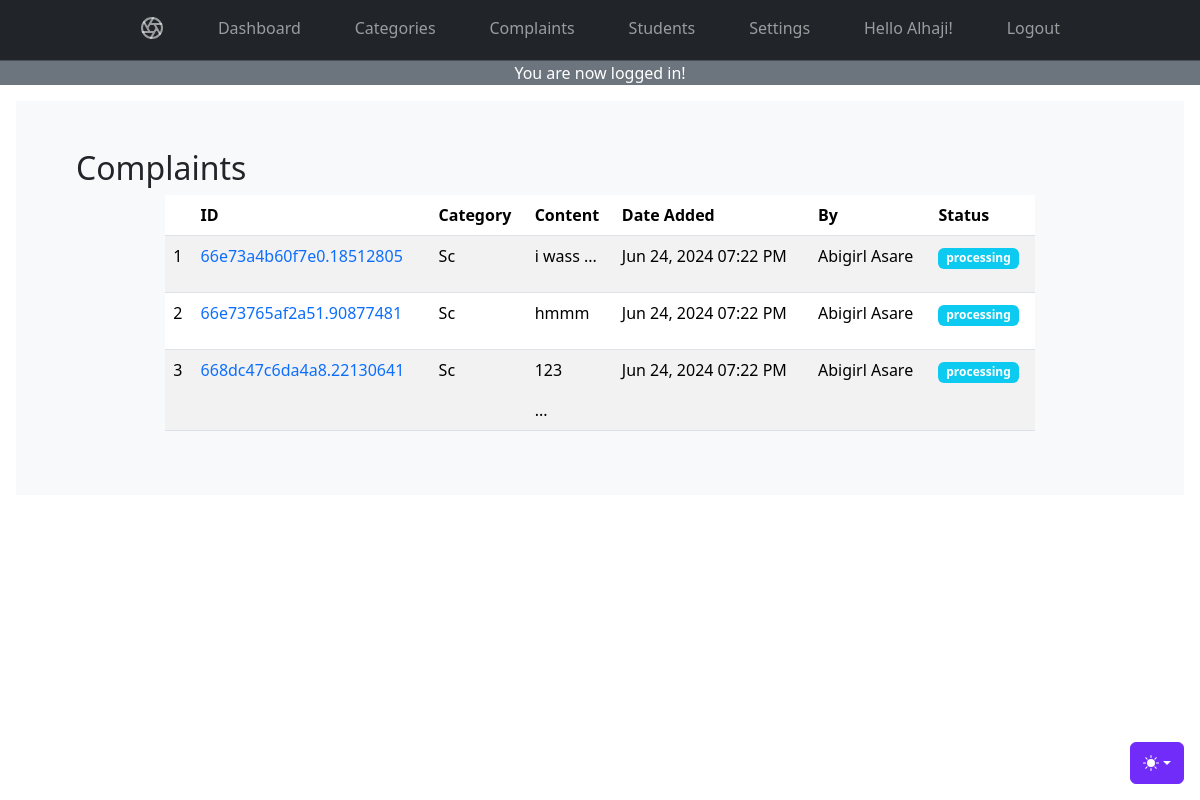
The page /admin/complaints_old.php (signed in) on the database its author committed.
### tables this page shows
CREATE TABLE `complaints` (
  `id` int(11) NOT NULL,
  `complaint_id` varchar(200) DEFAULT NULL,
  `student_id` varchar(200) DEFAULT NULL,
  `category_id` int(11) DEFAULT NULL,
  `complaint_document` text DEFAULT NULL,
  `complaint_message` text NOT NULL,
  `complaint_comment` text DEFAULT NULL,
  `admin_comment` text NOT NULL,
  `complaint_date` date DEFAULT NULL,
  `complaint_status` tinyint(4) NOT NULL DEFAULT 0,
  `createdAt` timestamp NOT NULL DEFAULT current_timestamp(),
  `updatedAt` datetime DEFAULT NULL ON UPDATE current_timestamp(),
  `trash` tinyint(1) NOT NULL DEFAULT 0
);

CREATE TABLE `categories` (
  `id` bigint(20) NOT NULL,
  `category` varchar(255) DEFAULT NULL,
  `createdAt` timestamp NOT NULL DEFAULT current_timestamp(),
  `updatedAt` datetime DEFAULT NULL ON UPDATE current_timestamp()
);

CREATE TABLE `students` (
  `id` int(11) NOT NULL,
  `student_id` varchar(200) DEFAULT NULL,
  `fullname` varchar(200) DEFAULT NULL,
  `email` varchar(200) DEFAULT NULL,
  `level` int(11) DEFAULT NULL,
  `password` varchar(200) NOT NULL,
  `createdAt` timestamp NOT NULL DEFAULT current_timestamp(),
  `updatedAt` datetime DEFAULT NULL ON UPDATE current_timestamp(),
  `status` enum('student','admin') DEFAULT NULL,
  `trash` tinyint(1) NOT NULL DEFAULT 0
);

### helpers/helpers.php (called while the page is built, shortened)
<?php
function pretty_date($date){
	return date("M d, Y h:i A", strtotime($date));
}

### admin/complaints_old.php (the view, shortened to what this page needs)
<?php
    require_once ("../db_connection/conn.php");
    $sql = "
        SELECT *, complaints.id AS cid FROM complaints
        INNER JOIN categories
        ON categories.id = complaints.category_id
        INNER JOIN students
        ON students.id = complaints.student_id
        WHERE complaints.trash = 0
        ORDER BY complaints.createdAt DESC
    ";
    $statement = $conn->prepare($sql);
    $statement->execute();
    $result = $statement->fetchAll();
?>
<!DOCTYPE html>
<html lang="en" data-bs-theme="auto">
  <head>
    <link href="<?= PROOT; ?>dist/css/bootstrap.min.css" rel="stylesheet">
</head>
<body>
    <div class="dropdown position-fixed bottom-0 end-0 mb-3 me-3 bd-mode-toggle">
        <button class="btn btn-bd-primary py-2 dropdown-toggle d-flex align-items-center"
            id="bd-theme"
            type="button"
            aria-expanded="false"
            data-bs-toggle="dropdown"
            aria-label="Toggle theme (auto)">
            <svg class="bi my-1 theme-icon-active" width="1em" height="1em"><use href="#circle-half"></use></svg>
        </button>
    </div>
    <nav class="navbar navbar-expand-md bg-dark sticky-top border-bottom" data-bs-theme="dark">
        <div class="container">
            <div class="offcanvas offcanvas-end" tabindex="-1" id="offcanvas" aria-labelledby="offcanvasLabel">
                <div class="offcanvas-body">
                    <ul class="navbar-nav flex-grow-1 justify-content-between">
                        <li class="nav-item">
                            <a class="nav-link" href="#">
                                <svg class="bi" width="24" height="24"><use xlink:href="#aperture"/></svg>
                            </a>
                        </li>
                        <li class="nav-item"><a class="nav-link" href="index">Dashboard</a></li>
                        <li class="nav-item"><a class="nav-link" href="categories">Categories</a></li>
                        <li class="nav-item"><a class="nav-link" href="complaints">Complaints</a></li>
                        <li class="nav-item"><a class="nav-link" href="students">Students</a></li>
                        <li class="nav-item"><a class="nav-link" href="settings">Settings</a></li>
                        <li class="nav-item"><a class="nav-link" href="profile">Hello <?= $admin_data['first']; ?>!</a></li>
                        <li class="nav-item">
                            <a class="nav-link" href="logout">
                                Logout
                            </a>
                        </li>
                    </ul>
                </div>
            </div>
        </div>
    </nav>
    <main>
        <span><?= $flash; ?></span>
        <div class="row justify-content-center position-relative overflow-hidden p-3 p-md-5 m-md-3 bg-body-tertiary">
            <?php
                if (isset($_GET['view']) && !empty($_GET['view'])):
                    $view_id = (int)$_GET['view'];
                    $view = "
                        SELECT *, complaints.id AS cid FROM complaints
                        INNER JOIN categories
                        ON categories.id = complaints.category_id
                        INNER JOIN students
                        ON students.id = complaints.student_id
                        WHERE complaints.id = ?
                        LIMIT 1
                    ";
                    $statement = $conn->prepare($view);
                    $statement->execute([$view_id]);
                    $row_view = $statement->fetchAll();
                    $count_view = $statement->rowCount();
                    if ($count_view > 0) {
                        $conn->query("UPDATE complaints SET complaint_status = 1 WHERE id = $view_id");
                        $status = "new";
                        $status_bg = "warning";
                        if ($row_view[0]['complaint_status'] == 1) {
                            $status = "processing";
                            $status_bg = "info";
                        } else if ($row_view[0]['complaint_status'] == 2) {
                            $status = "Done";
                            $status_bg = "success";
                        }
                ?>
                    <h1 class="h2">View a complaint on <?= $row_view[0]['complaint_id']; ?></h1>
                    <a href="complaints" class=""><< go back</a>
                    <div class="card">
                        <div class="card-body">
                            <p class="mb-3">
                                Category: <?= ucwords($row_view[0]["category"]); ?>
                                <br>
                                Event Date: <?= pretty_date_only($row_view[0]["complaint_date"]); ?>
                                <br>
                                By: <a href="javascript:;" class="text-decoration-none" data-bs-toggle="modal" data-bs-target="#studentModal_<?= $row_view[0]['student_id']; ?>"><?= ucwords($row_view[0]['fullname']); ?></a>
                                <br>
                                Status: <span class="badge bg-<?= $status_bg ?>"><?= $status ?></span>
                                <br>
                                <hr>
                                <?= $row_view[0]['complaint_message']; ?>
                            </p>
                            <div class="d-inline-flex gap-2 mb-5">
                                <a class="d-inline-flex align-items-center btn btn-primary btn-lg px-4 rounded-pill" href="<?= PROOT; ?>admin/complaints?complete=<?= $row_view[0]['cid']; ?>" name="submit_form">
                                    Complete complaint
                                    <svg class="bi ms-2" width="24" height="24"><use xlink:href="#arrow-right-short"/></svg>
                                </a>
                                <a class="btn btn-outline-secondary btn-lg px-4 rounded-pill" href="<?= PROOT; ?>admin/complaints?delete=<?= $row_view[0]['cid']; ?>">
                                    Delete complaint
                                </a>
                            </div>
                            <br>
                            <a href="javascript:;" data-bs-toggle="modal" data-bs-target="#updateModal_<?= $row_view[0]['cid']; ?>">Update conplaint</a>
                        </div>
                    </div>
                    <div class="modal fade" id="studentModal_<?= $row_view[0]['student_id']; ?>" data-bs-backdrop="static" data-bs-keyboard="false" tabindex="-1" aria-labelledby="studentModalLabel_<?= $row_view[0]['student_id']; ?>" aria-hidden="true">
                        <div class="modal-dialog modal-dialog-centered modal-dialog-scrollable">
                            <div class="modal-content">
                                <div class="modal-header">
                                    <h1 class="modal-title fs-5" id="studentModalLabel_<?= $row_view[0]['student_id']; ?>">Complainer details</h1>
                                    <button type="button" class="btn-close" data-bs-dismiss="modal" aria-label="Close"></button>
                                </div>
                                <div class="modal-body">
                                    <p>
                                        <table class="table table-sm table-striped table-bordered">
                                            <tbody>
                                                <tr><td>ID: <?= $row_view[0]['student_id']; ?></td></tr>
                                                <tr><td>Email: <?= $row_view[0]['email']; ?></td><tr>
                                                <tr><td>Full name: <?= ucwords($row_view[0]['fullname']); ?></td><tr>
                                                <tr><td>Level: <?= $row_view[0]['level']; ?></td><tr>
                                                <tr><td>Joined date: <?= pretty_date($row_view[0]['createdAt']); ?></td><tr>
                                            </tbody>
                                        </table>
                                    </p>
                                </div>
                                <div class="modal-footer">
                                    <button type="button" class="btn btn-secondary" data-bs-dismiss="modal">Close</button>
                                </div>
                            </div>
                        </div>
                    </div>
                    <div class="modal fade" id="updateModal_<?= $row_view[0]['cid']; ?>" data-bs-backdrop="static" data-bs-keyboard="false" tabindex="-1" aria-labelledby="updateModalLabel_<?= $row_view[0]['cid']; ?>" aria-hidden="true">
                        <div class="modal-dialog modal-dialog-centered modal-lg">
                            <div class="modal-content">
                                <div class="modal-header">
                                    <h1 class="modal-title fs-5" id="updateModalLabel_<?= $row_view[0]['cid']; ?>">Update Complain</h1>
                                    <button type="button" class="btn-close" data-bs-dismiss="modal" aria-label="Close"></button>
                                </div>
                                <form method="POST" action="complaints?update=<?= $row_view[0]['cid']; ?>" enctype="multipart/form-data">
                                    <div class="modal-body">
                                        <div class="mb-3">
                                            <label for="complaint_date" class="form-label">Date</label>
                                            <input type="date" class="form-control" id="complaint_date" name="complaint_date" placeholder="" value="<?= $row_view[0]['complaint_date']; ?>" required>
                                            <div class="form-text">date of the event happening</div>
                                        </div>
                                        <div class="mb-3">
                                            <label for="complaint_date" class="form-label">Category</label>
                                            <select type="text" class="form-control" id="complaint_category" name="complaint_category" required>
                                                <option value="<?= $row_view[0]["category_id"]; ?>" selected>
                                                    <?= ucwords($row_view[0]["category"]); ?>
                                                </option>
                                                <?= get_categories(); ?>
                                            </select>
                                        </div>
                                        <div class="mb-3">
                                            <label for="message" class="form-label">Message</label>
                                            <textarea class="form-control" id="message" name="message" rows="3" required><?= $row_view[0]['complaint_message']; ?></textarea>
                                        </div>
                                        <!-- <div class="mb-3">
                                            <label for="file" class="form-label">Document (optional)</label>
                                            <input type="file" class="form-control" id="file" name="file">
                                            <div class="form-text">Upload any document if available for more evidence</div>
                                        </div> -->
                                    </div>
                                    <div class="modal-footer">
                                        <button type="button" class="btn btn-secondary" data-bs-dismiss="modal">Close</button>
                                        <button type="submit" name="submit" class="btn btn-primary">Update complain</button>
                                    </div>
                                </form>
                            </div>
                        </div>
                    </div>
                <?php
                    } else {
                        $_SESSION['flash_error'] = 'Complaint cannot be found!';
                        redirect('complaints');
                    }
            ?>
            <?php else: ?>
            <h1 class="h2">Complaints</h1>
            <div class="col-md-10">
                <table class="table table-striped table-hover">
                    <thead>
                        <tr>
                            <th></th>
                            <th>ID</th>
                            <th>Category</th>
                            <th>Content</th>
                            <th>Date Added</th>
                            <th>By</th>
                            <th>Status</th>
                        </tr>
                    </thead>
                    <tbody>
                        <?php
                            $i = 1;
                            foreach ($result as $row):
                                $status = "new";
                                $status_bg = "warning";
                                if ($row['complaint_status'] == 1) {
                                    $status = "processing";
                                    $status_bg = "info";
                                } else if ($row['complaint_status'] == 2) {
                                    $status = "Done";
                                    $status_bg = "success";
                                }
                        ?>
                            <tr>
                                <td><?= $i; ?></td>
                                <td>
                                    <a href="complaints?view=<?= $row['cid']; ?>" class="text-decoration-none">
                                        <?= ucwords($row['complaint_id']); ?>
                                    </a>
                                </td>
                                <td><?= ucwords($row['category']); ?></td>
                                <td><?= substr($row['complaint_message'], 0, 10); ?>...</td>
                                <td><?= pretty_date($row['createdAt']); ?></td>
                                <td><?= ucwords($row['fullname']); ?></td>
                                <td><span class="badge bg-<?= $status_bg ?>"><?= $status ?></td>
                            </tr>
                        <?php $i++; endforeach; ?>
                    </tbody>
                </table>
            </div>
            <?php endif ?>
        </div>
    </main>
</body>
</html>

### admin/complaints_old.php (style rules this page uses)
.bi { vertical-align: -.125em; fill: currentColor; }
.btn-bd-primary { --bd-violet-bg: #712cf9; --bd-violet-rgb: 112.520718, 44.062154, 249.437846; --bs-btn-font-weight: 600; --bs-btn-color: var(--bs-white); --bs-btn-bg: var(--bd-violet-bg); --bs-btn-border-color: var(--bd-violet-bg); --bs-btn-hover-color: var(--bs-white); --bs-btn-hover-bg: #6528e0; --bs-btn-hover-border-color: #6528e0; --bs-btn-focus-shadow-rgb: var(--bd-violet-rgb); --bs-btn-active-color: var(--bs-btn-hover-color); --bs-btn-active-bg: #5a23c8; --bs-btn-active-border-color: #5a23c8; }
.bd-mode-toggle { z-index: 1500; }
.container { max-width: 960px; }

### rows shown on the page
complaints: complaint "66e73a4b60f7e0.18512805", category.category "Sc", complaint_message "i wass", student.createdAt "Jun 24, 2024 07:22 PM", student.fullname "Abigirl Asare", complaint_status "processing"
complaints: complaint "66e73765af2a51.90877481", category.category "Sc", complaint_message "hmmm", student.createdAt "Jun 24, 2024 07:22 PM", student.fullname "Abigirl Asare", complaint_status "processing"
complaints: complaint "668dc47c6da4a8.22130641", category.category "Sc", complaint_message "123", student.createdAt "Jun 24, 2024 07:22 PM", student.fullname "Abigirl Asare", complaint_status "processing"

### other values the page prints
$admin_data['first'] "Alhaji"
$_SESSION['flash_success'] "You are now logged in!"
